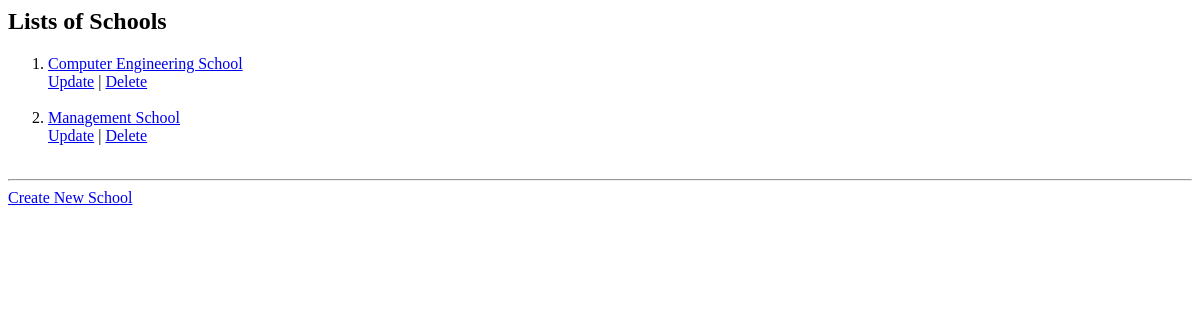
The app's page /schools/, older data.
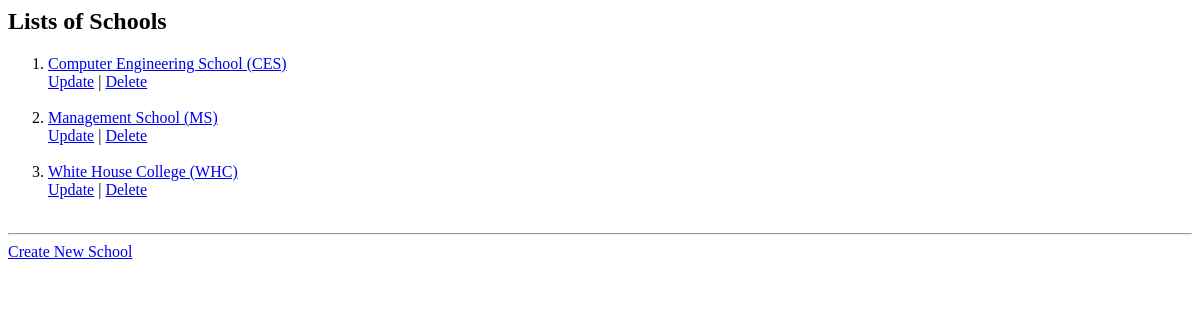
The same page, newer data.
### main/models.py (models this page shows, shortened)
class School(models.Model):
    name = models.CharField(max_length=300)
    estd_date = models.DateField()

### main/views.py (the view)
# urls.py: path('schools/', views.SchoolView.as_view(), name="schools_list"),
class SchoolView(ListView):
    model = School

### main/templates/main/school_list.html
<h2>Lists of Schools</h2>
<ol>
    {% for school in object_list %}
        <li> <a href="{% url 'school_detail' school.id %}">{{school.name}}</a> </li>
        <a href="{% url 'update_school' school.id %}">Update</a> |
        <a href="{% url 'delete_school' school.id %}">Delete</a><br><br>
    {% endfor %}
</ol>
<hr>
<a href="{% url 'create_school' %}">Create New School</a>

Row changes from the older to the newer data that the page shows:
changed School: name "Computer Engineering School" → "Computer Engineering School (CES)"
changed School: name "Management School" → "Management School (MS)"
added School: name "White House College (WHC)"
